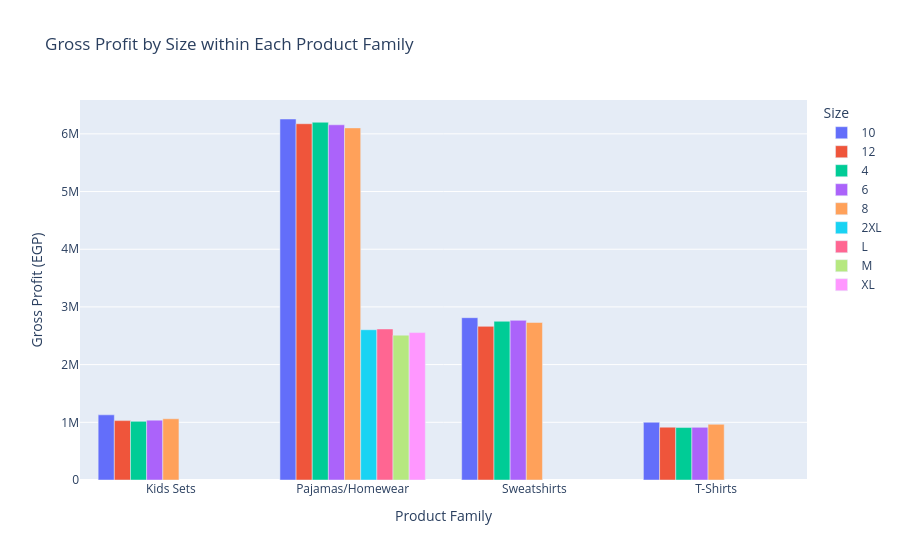

Source (notebook cell):
### Code cell
family_size_profit = (
    sales.groupby(["Product_Family", "Size"], as_index=False)
    .agg(
        Gross_Profit=("Gross_Profit_EGP", "sum"),
        Quantity=("Quantity", "sum")
    )
)

fig = px.bar(
    family_size_profit,
    x="Product_Family",
    y="Gross_Profit",
    color="Size",
    barmode="group",
    title="Gross Profit by Size within Each Product Family",
    labels={
        "Product_Family": "Product Family",
        "Size": "Size",
        "Gross_Profit": "Gross Profit (EGP)"
    },
    hover_data=["Quantity"]
)

fig.show()

### Figure 1 — Plotly figure (JSON) as saved in the notebook; plotly's stock layout.template omitted (floating-point values rounded to 4 significant figures)
{"data": [{"alignmentgroup": "True", "customdata": [[27107], [181859], [41198], [31891]], "hovertemplate": "Size=10<br>Product Family=%{x}<br>Gross Profit (EGP)=%{y}<br>Quantity=%{customdata[0]}<extra></extra>", "legendgroup": "10", "marker": {"color": "#636efa", "pattern": {"shape": ""}}, "name": "10", "offsetgroup": "10", "orientation": "v", "showlegend": true, "textposition": "auto", "type": "bar", "x": ["Kids Sets", "Pajamas/Homewear", "Sweatshirts", "T-Shirts"], "xaxis": "x", "y": [1130000.0, 6258000.0, 2814000.0, 1001000.0], "yaxis": "y"}, {"alignmentgroup": "True", "customdata": [[25582], [180792], [37307], [29821]], "hovertemplate": "Size=12<br>Product Family=%{x}<br>Gross Profit (EGP)=%{y}<br>Quantity=%{customdata[0]}<extra></extra>", "legendgroup": "12", "marker": {"color": "#EF553B", "pattern": {"shape": ""}}, "name": "12", "offsetgroup": "12", "orientation": "v", "showlegend": true, "textposition": "auto", "type": "bar", "x": ["Kids Sets", "Pajamas/Homewear", "Sweatshirts", "T-Shirts"], "xaxis": "x", "y": [1029000.0, 6176000.0, 2663000.0, 915900.0], "yaxis": "y"}, {"alignmentgroup": "True", "customdata": [[25700], [181135], [40544], [31153]], "hovertemplate": "Size=4<br>Product Family=%{x}<br>Gross Profit (EGP)=%{y}<br>Quantity=%{customdata[0]}<extra></extra>", "legendgroup": "4", "marker": {"color": "#00cc96", "pattern": {"shape": ""}}, "name": "4", "offsetgroup": "4", "orientation": "v", "showlegend": true, "textposition": "auto", "type": "bar", "x": ["Kids Sets", "Pajamas/Homewear", "Sweatshirts", "T-Shirts"], "xaxis": "x", "y": [1016000.0, 6201000.0, 2751000.0, 909000.0], "yaxis": "y"}, {"alignmentgroup": "True", "customdata": [[25211], [181692], [40322], [30356]], "hovertemplate": "Size=6<br>Product Family=%{x}<br>Gross Profit (EGP)=%{y}<br>Quantity=%{customdata[0]}<extra></extra>", "legendgroup": "6", "marker": {"color": "#ab63fa", "pattern": {"shape": ""}}, "name": "6", "offsetgroup": "6", "orientation": "v", "showlegend": true, "textposition": "auto", "type": "bar", "x": ["Kids Sets", "Pajamas/Homewear", "Sweatshirts", "T-Shirts"], "xaxis": "x", "y": [1038000.0, 6157000.0, 2767000.0, 912300.0], "yaxis": "y"}, {"alignmentgroup": "True", "customdata": [[26380], [181342], [39436], [32176]], "hovertemplate": "Size=8<br>Product Family=%{x}<br>Gross Profit (EGP)=%{y}<br>Quantity=%{customdata[0]}<extra></extra>", "legendgroup": "8", "marker": {"color": "#FFA15A", "pattern": {"shape": ""}}, "name": "8", "offsetgroup": "8", "orientation": "v", "showlegend": true, "textposition": "auto", "type": "bar", "x": ["Kids Sets", "Pajamas/Homewear", "Sweatshirts", "T-Shirts"], "xaxis": "x", "y": [1061000.0, 6104000.0, 2731000.0, 965100.0], "yaxis": "y"}, {"alignmentgroup": "True", "customdata": [[67218]], "hovertemplate": "Size=2XL<br>Product Family=%{x}<br>Gross Profit (EGP)=%{y}<br>Quantity=%{customdata[0]}<extra></extra>", "legendgroup": "2XL", "marker": {"color": "#19d3f3", "pattern": {"shape": ""}}, "name": "2XL", "offsetgroup": "2XL", "orientation": "v", "showlegend": true, "textposition": "auto", "type": "bar", "x": ["Pajamas/Homewear"], "xaxis": "x", "y": [2605000.0], "yaxis": "y"}, {"alignmentgroup": "True", "customdata": [[68637]], "hovertemplate": "Size=L<br>Product Family=%{x}<br>Gross Profit (EGP)=%{y}<br>Quantity=%{customdata[0]}<extra></extra>", "legendgroup": "L", "marker": {"color": "#FF6692", "pattern": {"shape": ""}}, "name": "L", "offsetgroup": "L", "orientation": "v", "showlegend": true, "textposition": "auto", "type": "bar", "x": ["Pajamas/Homewear"], "xaxis": "x", "y": [2618000.0], "yaxis": "y"}, {"alignmentgroup": "True", "customdata": [[66080]], "hovertemplate": "Size=M<br>Product Family=%{x}<br>Gross Profit (EGP)=%{y}<br>Quantity=%{customdata[0]}<extra></extra>", "legendgroup": "M", "marker": {"color": "#B6E880", "pattern": {"shape": ""}}, "name": "M", "offsetgroup": "M", "orientation": "v", "showlegend": true, "textposition": "auto", "type": "bar", "x": ["Pajamas/Homewear"], "xaxis": "x", "y": [2510000.0], "yaxis": "y"}, {"alignmentgroup": "True", "customdata": [[67650]], "hovertemplate": "Size=XL<br>Product Family=%{x}<br>Gross Profit (EGP)=%{y}<br>Quantity=%{customdata[0]}<extra></extra>", "legendgroup": "XL", "marker": {"color": "#FF97FF", "pattern": {"shape": ""}}, "name": "XL", "offsetgroup": "XL", "orientation": "v", "showlegend": true, "textposition": "auto", "type": "bar", "x": ["Pajamas/Homewear"], "xaxis": "x", "y": [2555000.0], "yaxis": "y"}], "layout": {"barmode": "group", "legend": {"title": {"text": "Size"}, "tracegroupgap": 0}, "title": {"text": "Gross Profit by Size within Each Product Family"}, "xaxis": {"anchor": "y", "domain": [0, 1], "title": {"text": "Product Family"}}, "yaxis": {"anchor": "x", "domain": [0, 1], "title": {"text": "Gross Profit (EGP)"}}}}
